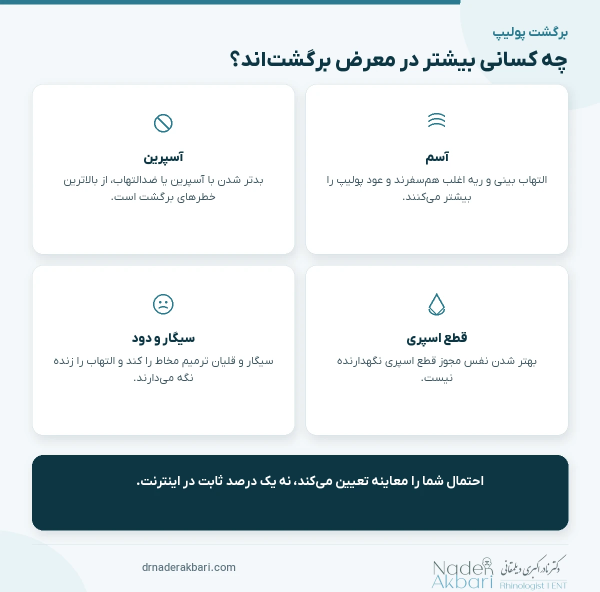
#> input picture images/articles/polyp-recurrence/who-recurs.webp, 1200 x 1184 px (shown at 1/2 size)
$ python -i generate-week3-graphics.py   (imports and definitions only)
#> lines starting #> are read from the running program, lines starting #| are printed output that depends on the picture
#> further down, picture is the input picture: PIL image 1200x1184 RGB; mean R, G, B 217.7, 225.3, 228
"""Week-3 article heroes and infographics, same brand system as week 2."""
from __future__ import annotations

import importlib.util
from pathlib import Path

from PIL import Image

ROOT = Path(__file__).resolve().parent.parent
ASSETS = Path(
    r"C:\Users\aleca\.cursor\projects\c-Users-aleca-OneDrive-Documents-01-Works-26-Dr-Nader-Akbari-Website-dr-nader-akbari-website\assets"
)

spec = importlib.util.spec_from_file_location(
    "week2gfx", ROOT / "scripts" / "generate-week2-graphics.py"
)
gfx = importlib.util.module_from_spec(spec)
# [1 line not run here, left out]


def cover_16_9(im: Image.Image) -> Image.Image:
    im = im.convert("RGB")
    w, h = im.size
#> w = 1200; h = 1184
    target = 16 / 9
    if w / h > target:
        nw = int(h * target)
        x = (w - nw) // 2
        im = im.crop((x, 0, x + nw, h))
    else:
        nh = int(w / target)
#> nh = 675
        y = max(0, (h - nh) // 2)
#> y = 254
        im = im.crop((0, y, w, y + nh))
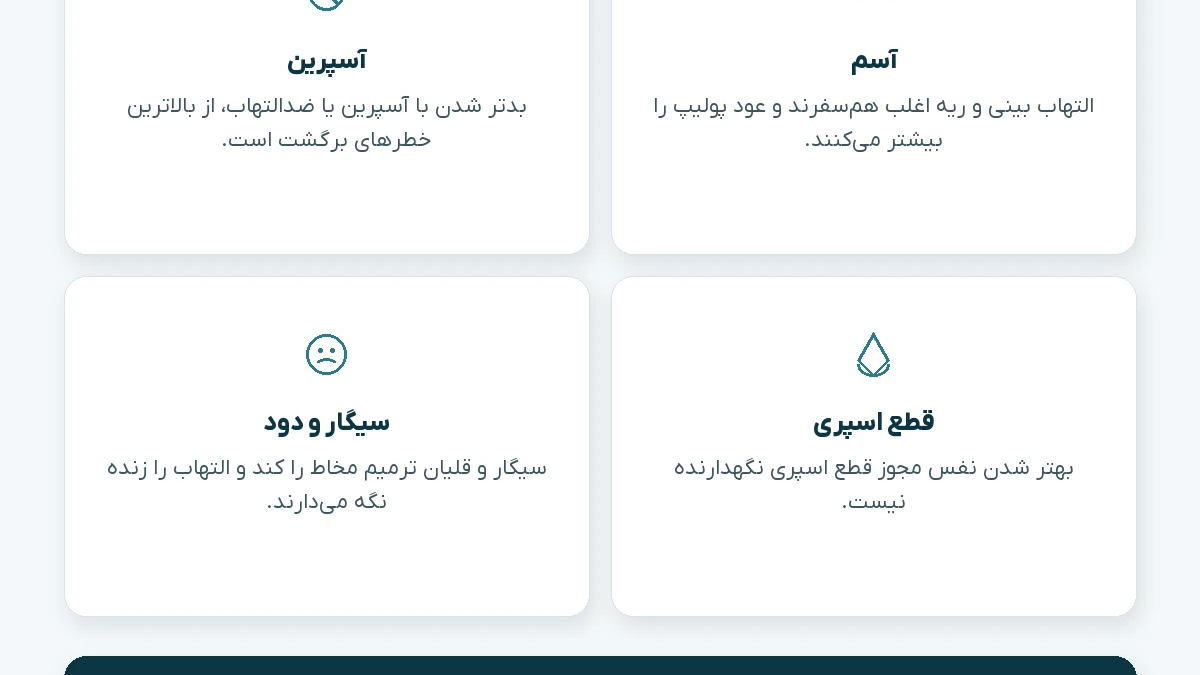
#> im: PIL image 1200x675 RGB; mean R, G, B 242.3, 244.8, 245.8
    return im.resize((1200, 675), Image.Resampling.LANCZOS)


def save_hero(src: Path, dest: Path) -> None:
    hero = cover_16_9(Image.open(src))
    gfx.save_hero_og(gfx.replace_hero_badge(hero), dest)


# [96 lines left out: functions two_col, main, not called in this run]


# [2 lines not run here, left out]

>>> from PIL import Image
>>> picture = Image.open('../images/articles/polyp-recurrence/who-recurs.webp')
>>> result = cover_16_9(picture)
